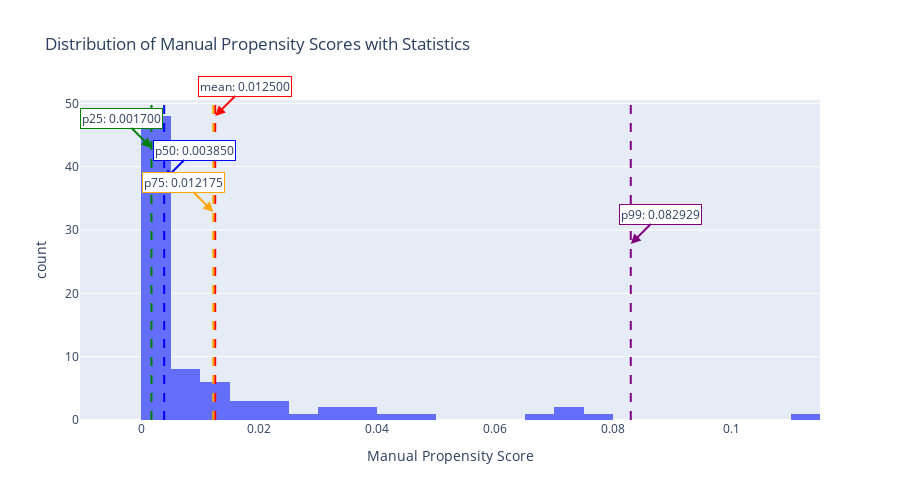

Notebook cell for this chart:
### Code cell
# Create a histogram with vertical lines for each statistic
fig = px.histogram(propensity_manual_df, 
                   x='manual_propensity',
                   nbins=50,
                   title='Distribution of Manual Propensity Scores with Statistics',
                   labels={'manual_propensity': 'Manual Propensity Score'},
                   height=500)

# Add vertical lines for each statistic with staggered annotation positions
colors = {'mean': 'red', 'p25': 'green', 'p50': 'blue', 'p75': 'orange', 'p99': 'purple'}
positions = {'mean': 'top right', 'p25': 'top left', 'p50': 'top right', 'p75': 'top left', 'p99': 'top right'}
y_positions = {'mean': 0.95, 'p25': 0.85, 'p50': 0.75, 'p75': 0.65, 'p99': 0.55}

for i, (stat, value) in enumerate(propensity_stats.items()):
    fig.add_vline(x=value, 
                  line_dash="dash", 
                  line_color=colors[stat],
                  line_width=2)
    
    # Add annotation separately with better positioning
    fig.add_annotation(
        x=value,
        y=y_positions[stat],
        yref='paper',
        text=f"{stat}: {value:.6f}",
        showarrow=True,
        arrowhead=2,
        arrowsize=1,
        arrowwidth=2,
        arrowcolor=colors[stat],
        ax=30 if i % 2 == 0 else -30,
        ay=-30,
        bgcolor="white",
        bordercolor=colors[stat],
        borderwidth=1
    )

fig.show()

### Figure 1 — Plotly figure (JSON) as saved in the notebook; plotly's stock layout.template omitted (floating-point values rounded to 4 significant figures)
{"data": [{"bingroup": "x", "hovertemplate": "Manual Propensity Score=%{x}<br>count=%{y}<extra></extra>", "legendgroup": "", "marker": {"color": "#636efa", "pattern": {"shape": ""}}, "name": "", "nbinsx": 50, "orientation": "v", "showlegend": false, "type": "histogram", "x": [0.0125, 0.0031, 0.0017, 0.0046, 0.0017, 0.0022, 0.0014, 0.0741, 0.0048, 0.0018, 0.0009, 0.0077, 0.0017, 0.0012, 0.0056, 0.0051, 0.0021, 0.0027, 0.0244, 0.0034, 0.0011, 0.0014, 0.0074, 0.0017, 0.0026, 0.0016, 0.003, 0.0016, 0.0154, 0.0015, 0.0051, 0.004, 0.0049, 0.0017, 0.0202, 0.0358, 0.0022, 0.0037, 0.0113, 0.0756, 0.0013, 0.0322, 0.0042, 0.0124, 0.0026, 0.0166, 0.0056, 0.0282, 0.0068, 0.0408, 0.0043, 0.1105, 0.0121, 0.0031, 0.0004, 0.0046, 0.0009, 0.0035, 0.0323, 0.0651, 0.0211, 0.0704, 0.0101, 0.0473, 0.0026, 0.0037, 0.0047, 0.0017, 0.0027, 0.0109, 0.0017, 0.0024, 0.0014, 0.0057, 0.0013, 0.0016, 0.003, 0.0015, 0.0185, 0.0357], "xaxis": "x", "yaxis": "y"}], "layout": {"annotations": [{"arrowcolor": "red", "arrowhead": 2, "arrowsize": 1, "arrowwidth": 2, "ax": 30, "ay": -30, "bgcolor": "white", "bordercolor": "red", "borderwidth": 1, "showarrow": true, "text": "mean: 0.012500", "x": 0.0125, "y": 0.95, "yref": "paper"}, {"arrowcolor": "green", "arrowhead": 2, "arrowsize": 1, "arrowwidth": 2, "ax": -30, "ay": -30, "bgcolor": "white", "bordercolor": "green", "borderwidth": 1, "showarrow": true, "text": "p25: 0.001700", "x": 0.0017, "y": 0.85, "yref": "paper"}, {"arrowcolor": "blue", "arrowhead": 2, "arrowsize": 1, "arrowwidth": 2, "ax": 30, "ay": -30, "bgcolor": "white", "bordercolor": "blue", "borderwidth": 1, "showarrow": true, "text": "p50: 0.003850", "x": 0.00385, "y": 0.75, "yref": "paper"}, {"arrowcolor": "orange", "arrowhead": 2, "arrowsize": 1, "arrowwidth": 2, "ax": -30, "ay": -30, "bgcolor": "white", "bordercolor": "orange", "borderwidth": 1, "showarrow": true, "text": "p75: 0.012175", "x": 0.01218, "y": 0.65, "yref": "paper"}, {"arrowcolor": "purple", "arrowhead": 2, "arrowsize": 1, "arrowwidth": 2, "ax": 30, "ay": -30, "bgcolor": "white", "bordercolor": "purple", "borderwidth": 1, "showarrow": true, "text": "p99: 0.082929", "x": 0.08293, "y": 0.55, "yref": "paper"}], "barmode": "relative", "height": 500, "legend": {"tracegroupgap": 0}, "shapes": [{"line": {"color": "red", "dash": "dash", "width": 2}, "type": "line", "x0": 0.0125, "x1": 0.0125, "xref": "x", "y0": 0, "y1": 1, "yref": "y domain"}, {"line": {"color": "green", "dash": "dash", "width": 2}, "type": "line", "x0": 0.0017, "x1": 0.0017, "xref": "x", "y0": 0, "y1": 1, "yref": "y domain"}, {"line": {"color": "blue", "dash": "dash", "width": 2}, "type": "line", "x0": 0.00385, "x1": 0.00385, "xref": "x", "y0": 0, "y1": 1, "yref": "y domain"}, {"line": {"color": "orange", "dash": "dash", "width": 2}, "type": "line", "x0": 0.01218, "x1": 0.01218, "xref": "x", "y0": 0, "y1": 1, "yref": "y domain"}, {"line": {"color": "purple", "dash": "dash", "width": 2}, "type": "line", "x0": 0.08293, "x1": 0.08293, "xref": "x", "y0": 0, "y1": 1, "yref": "y domain"}], "title": {"text": "Distribution of Manual Propensity Scores with Statistics"}, "xaxis": {"anchor": "y", "domain": [0, 1], "title": {"text": "Manual Propensity Score"}}, "yaxis": {"anchor": "x", "domain": [0, 1], "title": {"text": "count"}}}}
